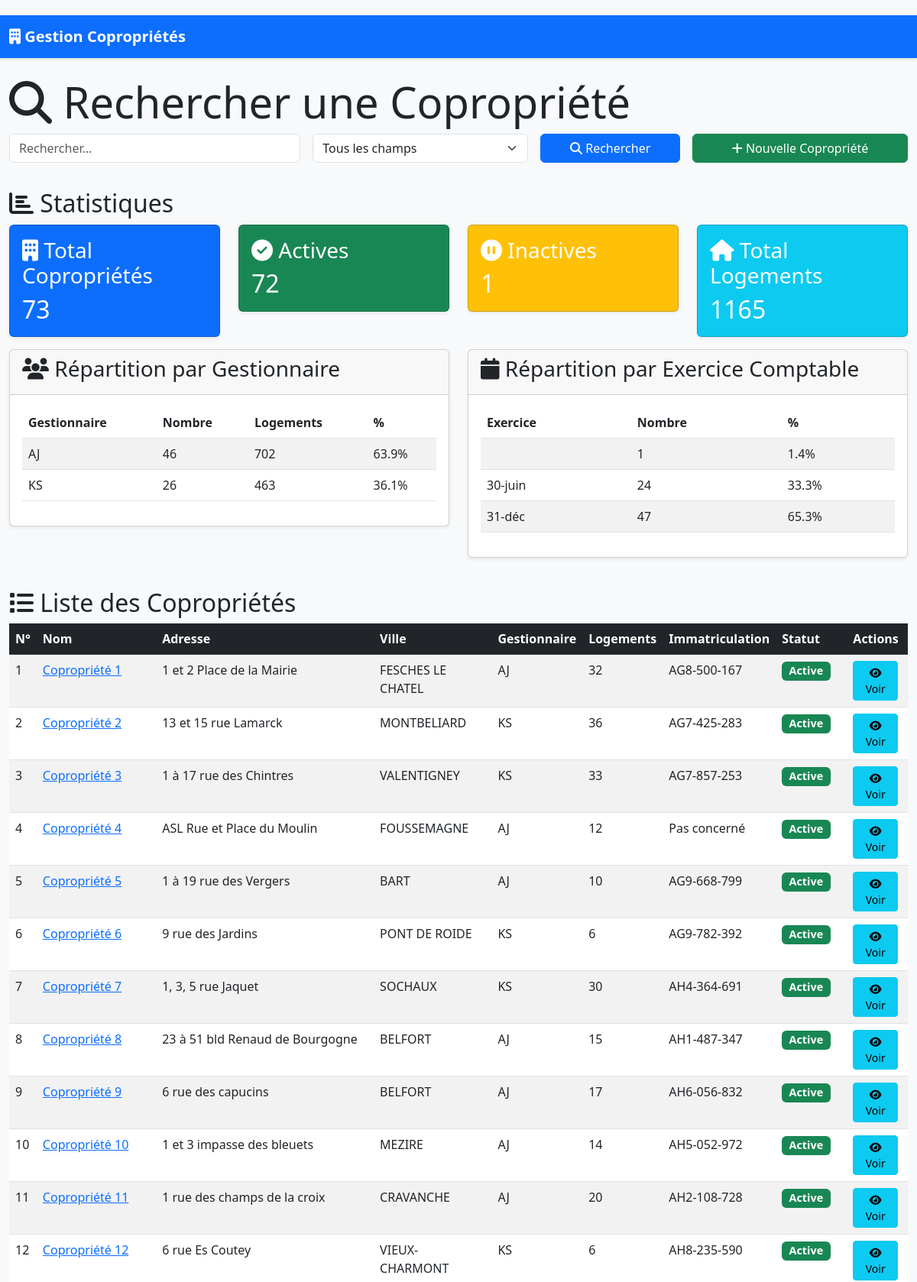
The page / (upper part) on the database its author committed.
### database.py (models this page shows)
class Copropriete(db.Model):
    id = db.Column(db.Integer, primary_key=True)
    numero = db.Column(db.Integer, unique=True, nullable=False)
    nom = db.Column(db.String(200), nullable=False)
    date_mise_copropriete = db.Column(db.Date)
    programme_neolia = db.Column(db.String(100))
    adresse = db.Column(db.String(300))
    ville = db.Column(db.String(100))
    immatriculation = db.Column(db.String(100))
    nombre_logements = db.Column(db.Integer)
    exercice_comptable = db.Column(db.String(20))  # Ex: "31-déc", "30-juin"
    gestionnaire = db.Column(db.String(50))  # Ex: "AJ", "KS"
    est_active = db.Column(db.Boolean, default=True)
    fiche_immeuble = db.relationship('FicheImmeuble', backref='copropriete', uselist=False)
    contrats = db.relationship('Contrat', backref='copropriete', lazy=True)
    coproprietaires = db.relationship('Coproprietaire', backref='copropriete', lazy=True)
    assemblees_generales = db.relationship('AssembleeGenerale', backref='copropriete', lazy=True)
    resolutions_futures = db.relationship('ResolutionFuture', backref='copropriete', lazy=True)

### app.py (the view, shortened to what this page needs)
@app.route('/')
def index():
    search_query = request.args.get('q', '')
    search_type = request.args.get('type', 'tout')
    query = Copropriete.query.order_by(Copropriete.numero)
    coproprietes = query.all()
    stats = get_statistiques()
    return render_template('index.html', coproprietes=coproprietes, search_query=search_query, search_type=search_type, stats=stats)

### app.py (called while the page is built)
@app.context_processor
def inject_models():
    return dict(Civilite=Civilite)

### templates/index.html (shortened to what this page needs)
{% extends "base.html" %}
{% block content %}
<div class="row mb-4">
    <div class="col-md-12">
        <h1 class="display-4"><i class="fas fa-search"></i> Rechercher une Copropriété</h1>
        <form method="GET" action="{{ url_for('index') }}" class="row g-3">
            <div class="col-md-4">
                <input type="text" class="form-control" name="q" value="{{ search_query }}" placeholder="Rechercher...">
            </div>
            <div class="col-md-3">
                <select class="form-select" name="type">
                    <option value="tout" {% if search_type == 'tout' %}selected{% endif %}>Tous les champs</option>
                </select>
            </div>
            <div class="col-md-2">
                <button type="submit" class="btn btn-primary w-100">
                    <i class="fas fa-search"></i> Rechercher
                </button>
            </div>
            <div class="col-md-3">
                <a href="{{ url_for('new_copropriete') }}" class="btn btn-success w-100">
                    <i class="fas fa-plus"></i> Nouvelle Copropriété
                </a>
            </div>
        </form>
    </div>
</div>
<div class="row mb-4">
    <div class="col-md-12">
        <h2><i class="fas fa-chart-bar"></i> Statistiques</h2>
        <div class="row">
            <div class="col-md-3">
                <div class="card text-white bg-primary mb-3">
                    <div class="card-body">
                        <h3 class="card-title"><i class="fas fa-building"></i> Total Copropriétés</h3>
                        <p class="card-text h2">{{ stats.total_active + stats.total_inactive }}</p>
                    </div>
                </div>
            </div>
            <div class="col-md-3">
                <div class="card text-white bg-success mb-3">
                    <div class="card-body">
                        <h3 class="card-title"><i class="fas fa-check-circle"></i> Actives</h3>
                        <p class="card-text h2">{{ stats.total_active }}</p>
                    </div>
                </div>
            </div>
            <div class="col-md-3">
                <div class="card text-white bg-warning mb-3">
                    <div class="card-body">
                        <h3 class="card-title"><i class="fas fa-pause-circle"></i> Inactives</h3>
                        <p class="card-text h2">{{ stats.total_inactive }}</p>
                    </div>
                </div>
            </div>
            <div class="col-md-3">
                <div class="card text-white bg-info mb-3">
                    <div class="card-body">
                        <h3 class="card-title"><i class="fas fa-home"></i> Total Logements</h3>
                        <p class="card-text h2">{{ stats.total_logements }}</p>
                    </div>
                </div>
            </div>
        </div>
        {% if stats.gestionnaires %}
        <div class="row">
            <div class="col-md-6">
                <div class="card mb-3">
                    <div class="card-header">
                        <h3><i class="fas fa-users"></i> Répartition par Gestionnaire</h3>
                    </div>
                    <div class="card-body">
                        <div class="table-responsive">
                            <table class="table table-striped">
                                <thead>
                                    <tr>
                                        <th>Gestionnaire</th>
                                        <th>Nombre</th>
                                        <th>Logements</th>
                                        <th>%</th>
                                    </tr>
                                </thead>
                                <tbody>
                                    {% for gestionnaire, data in stats.gestionnaires.items() %}
                                    <tr>
                                        <td>{{ gestionnaire }}</td>
                                        <td>{{ data.count }}</td>
                                        <td>{{ data.logements }}</td>
                                        <td>{{ data.percentage }}%</td>
                                    </tr>
                                    {% endfor %}
                                </tbody>
                            </table>
                        </div>
                    </div>
                </div>
            </div>
            <div class="col-md-6">
                <div class="card mb-3">
                    <div class="card-header">
                        <h3><i class="fas fa-calendar"></i> Répartition par Exercice Comptable</h3>
                    </div>
                    <div class="card-body">
                        <div class="table-responsive">
                            <table class="table table-striped">
                                <thead>
                                    <tr>
                                        <th>Exercice</th>
                                        <th>Nombre</th>
                                        <th>%</th>
                                    </tr>
                                </thead>
                                <tbody>
                                    {% for periode, data in stats.periodes.items() %}
                                    <tr>
                                        <td>{{ periode }}</td>
                                        <td>{{ data.count }}</td>
                                        <td>{{ data.percentage }}%</td>
                                    </tr>
                                    {% endfor %}
                                </tbody>
                            </table>
                        </div>
                    </div>
                </div>
            </div>
        </div>
        {% endif %}
    </div>
</div>
<div class="row">
    <div class="col-md-12">
        <h2><i class="fas fa-list"></i> Liste des Copropriétés</h2>
        <div class="table-responsive">
            <table class="table table-striped table-hover">
                <thead class="table-dark">
                    <tr>
                        <th>N°</th>
                        <th>Nom</th>
                        <th>Adresse</th>
                        <th>Ville</th>
                        <th>Gestionnaire</th>
                        <th>Logements</th>
                        <th>Immatriculation</th>
                        <th>Statut</th>
                        <th>Actions</th>
                    </tr>
                </thead>
                <tbody>
                    {% for copropriete in coproprietes %}
                    <tr>
                        <td>{{ copropriete.numero }}</td>
                        <td><a href="{{ url_for('copropriete', copro_id=copropriete.id) }}">{{ copropriete.nom }}</a></td>
                        <td>{{ copropriete.adresse }}</td>
                        <td>{{ copropriete.ville }}</td>
                        <td>{{ copropriete.gestionnaire or 'N/C' }}</td>
                        <td>{{ copropriete.nombre_logements or 0 }}</td>
                        <td>{{ copropriete.immatriculation or 'N/C' }}</td>
                        <td>
                            {% if copropriete.est_active %}
                                <span class="badge bg-success">Active</span>
                            {% else %}
                                <span class="badge bg-danger">Inactive</span>
                            {% endif %}
                        </td>
                        <td>
                            <a href="{{ url_for('copropriete', copro_id=copropriete.id) }}" class="btn btn-info btn-sm">
                                <i class="fas fa-eye"></i> Voir
                            </a>
                        </td>
                    </tr>
                    {% endfor %}
                </tbody>
            </table>
        </div>
    </div>
</div>
{% endblock %}

### static/css/style.css (style rules this page uses)
body { padding-top: 20px; background-color: #f8f9fa; }
.card { margin-bottom: 20px; box-shadow: 0 0.125rem 0.25rem rgba(0, 0, 0, 0.075); }
.card-header { font-weight: 600; }
.table-responsive { overflow-x: auto; }
.table { margin-bottom: 1rem; }
.table th { white-space: nowrap; }
.badge { font-size: 0.9em; padding: 0.35em 0.65em; }
.btn { margin-right: 5px; }
.btn-sm { padding: 0.25rem 0.5rem; font-size: 0.875rem; }
.form-control { margin-bottom: 10px; }

### rows shown on the page
Copropriete: numero "1", nom "Copropriété 1", adresse "1 et 2 Place de la Mairie", ville "FESCHES LE CHATEL", gestionnaire "AJ", nombre_logements "32", immatriculation "AG8-500-167", est_active "Active"
Copropriete: numero "2", nom "Copropriété 2", adresse "13 et 15 rue Lamarck", ville "MONTBELIARD", gestionnaire "KS", nombre_logements "36", immatriculation "AG7-425-283", est_active "Active"
Copropriete: numero "3", nom "Copropriété 3", adresse "1 à 17 rue des Chintres", ville "VALENTIGNEY", gestionnaire "KS", nombre_logements "33", immatriculation "AG7-857-253", est_active "Active"
Copropriete: numero "4", nom "Copropriété 4", adresse "ASL Rue et Place du Moulin", ville "FOUSSEMAGNE", gestionnaire "AJ", nombre_logements "12", immatriculation "Pas concerné", est_active "Active"
Copropriete: numero "5", nom "Copropriété 5", adresse "1 à 19 rue des Vergers", ville "BART", gestionnaire "AJ", nombre_logements "10", immatriculation "AG9-668-799", est_active "Active"
Copropriete: numero "6", nom "Copropriété 6", adresse "9 rue des Jardins", ville "PONT DE ROIDE", gestionnaire "KS", nombre_logements "6", immatriculation "AG9-782-392", est_active "Active"
Copropriete: numero "7", nom "Copropriété 7", adresse "1, 3, 5 rue Jaquet", ville "SOCHAUX", gestionnaire "KS", nombre_logements "30", immatriculation "AH4-364-691", est_active "Active"
Copropriete: numero "8", nom "Copropriété 8", adresse "23 à 51 bld Renaud de Bourgogne", ville "BELFORT", gestionnaire "AJ", nombre_logements "15", immatriculation "AH1-487-347", est_active "Active"
Copropriete: numero "9", nom "Copropriété 9", adresse "6 rue des capucins", ville "BELFORT", gestionnaire "AJ", nombre_logements "17", immatriculation "AH6-056-832", est_active "Active"
Copropriete: numero "10", nom "Copropriété 10", adresse "1 et 3 impasse des bleuets", ville "MEZIRE", gestionnaire "AJ", nombre_logements "14", immatriculation "AH5-052-972", est_active "Active"
Copropriete: numero "11", nom "Copropriété 11", adresse "1 rue des champs de la croix", ville "CRAVANCHE", gestionnaire "AJ", nombre_logements "20", immatriculation "AH2-108-728", est_active "Active"
Copropriete: numero "12", nom "Copropriété 12", adresse "6 rue Es Coutey", ville "VIEUX-CHARMONT", gestionnaire "KS", nombre_logements "6", immatriculation "AH8-235-590", est_active "Active"

### other values the page prints
{{ stats.total_active + stats.total_inactive }} "73"
{{ stats.total_active }} "72"
{{ stats.total_inactive }} "1"
{{ stats.total_logements }} "1165"
{{ gestionnaire }} "AJ" "KS"
{{ data.count }} "46" "26"
{{ data.logements }} "702" "463"
{{ data.percentage }} "63.9" "36.1"
{{ data.count }} "1" "24" "47"
{{ data.percentage }} "1.4" "33.3" "65.3"
{{ periode }} "30-juin" "31-déc"
